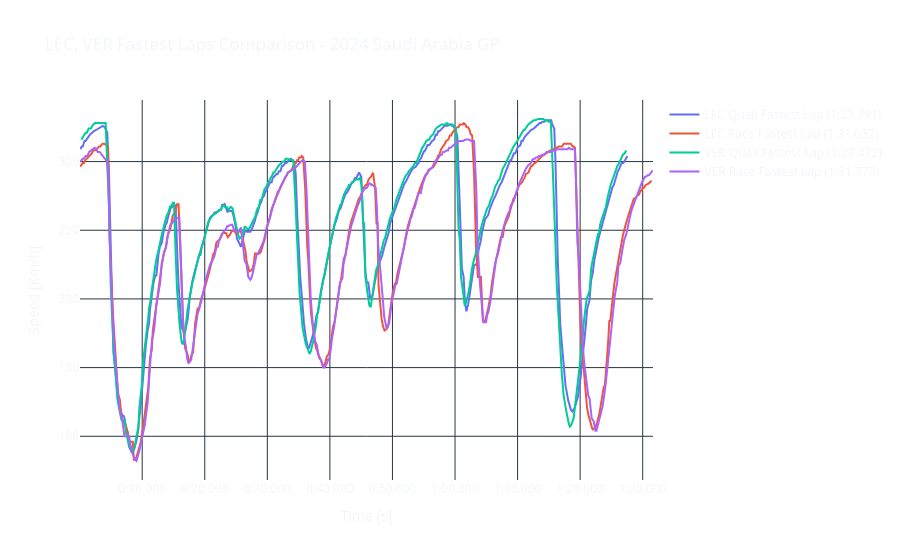

Source (notebook cell):
### Code cell
import fastf1
from fastf1 import get_session, plotting
import plotly.graph_objects as go

# Setup Fast F1 with your specified cache path
cache_path = r"C:\Users\moses_y\OneDrive\Desktop\ML Projects\F1 Trial"
fastf1.Cache.enable_cache(cache_path)
plotting.setup_mpl()

def format_timedelta(seconds):
    # Given total seconds, returns formatted string mm:ss.sss
    minutes = int(seconds // 60)
    seconds = seconds % 60
    return f"{minutes}:{seconds:06.3f}"

def plot_fastest_laps(year, grand_prix, session_quali, session_race, drivers):
    quali_session = get_session(year, grand_prix, session_quali)
    quali_session.load()
    
    race_session = get_session(year, grand_prix, session_race)
    race_session.load()
    
    fig = go.Figure()

    for driver in drivers:
        # Fetch and check qualifying data
        quali_fastest = quali_session.laps.pick_driver(driver).pick_fastest()
        if quali_fastest is not None and not quali_fastest.empty:
            quali_car_data = quali_fastest.get_car_data()
            quali_t = [t.total_seconds() for t in quali_car_data['Time']]
            quali_vCar = quali_car_data['Speed']
            quali_lap_time = format_timedelta(quali_fastest['LapTime'].total_seconds())
            fig.add_trace(go.Scatter(x=quali_t, y=quali_vCar, mode='lines', name=f'{driver} Quali Fastest Lap ({quali_lap_time})'))
        
        # Fetch and check race data
        race_fastest = race_session.laps.pick_driver(driver).pick_fastest()
        if race_fastest is not None and not race_fastest.empty:
            race_car_data = race_fastest.get_car_data()
            race_t = [t.total_seconds() for t in race_car_data['Time']]
            race_vCar = race_car_data['Speed']
            race_lap_time = format_timedelta(race_fastest['LapTime'].total_seconds())
            fig.add_trace(go.Scatter(x=race_t, y=race_vCar, mode='lines', name=f'{driver} Race Fastest Lap ({race_lap_time})'))

    # Define tick values for the x-axis (every 10 seconds)
    max_t = max(quali_t + race_t)
    tickvals = [i for i in range(0, int(max_t) + 10, 10)]
    ticktext = [format_timedelta(t) for t in tickvals]

    # Set plot layout with tick customization
    fig.update_layout(
        title=f'{", ".join(drivers)} Fastest Laps Comparison - {year} {grand_prix} GP',
        xaxis=dict(title='Time [s]', tickmode='array', tickvals=tickvals, ticktext=ticktext),
        yaxis=dict(title='Speed [Km/h]'),
        template='plotly_dark',
        plot_bgcolor='rgba(0, 0, 0, 0)',
        paper_bgcolor='rgba(0, 0, 0, 0)'
    )

    # Display the interactive plot
    fig.show()

# Example usage
plot_fastest_laps(2024, 'Saudi Arabia','Q','R', ['LEC', 'VER'])

### Figure 1 — Plotly figure (JSON) as saved in the notebook; plotly's stock layout.template omitted (floating-point values rounded to 4 significant figures; data arrays with more than 128 entries replaced by an {"elided": "..."} marker saying what was removed)
{"data": [{"mode": "lines", "name": "LEC Quali Fastest Lap (1:27.791)", "type": "scatter", "x": {"elided": "333 float values"}, "y": {"elided": "333 int values"}}, {"mode": "lines", "name": "LEC Race Fastest Lap (1:31.632)", "type": "scatter", "x": {"elided": "355 float values"}, "y": {"elided": "355 int values"}}, {"mode": "lines", "name": "VER Quali Fastest Lap (1:27.472)", "type": "scatter", "x": {"elided": "342 float values"}, "y": {"elided": "342 int values"}}, {"mode": "lines", "name": "VER Race Fastest Lap (1:31.773)", "type": "scatter", "x": {"elided": "357 float values"}, "y": {"elided": "357 int values"}}], "layout": {"paper_bgcolor": "rgba(0, 0, 0, 0)", "plot_bgcolor": "rgba(0, 0, 0, 0)", "title": {"text": "LEC, VER Fastest Laps Comparison - 2024 Saudi Arabia GP"}, "xaxis": {"tickmode": "array", "ticktext": ["0:00.000", "0:10.000", "0:20.000", "0:30.000", "0:40.000", "0:50.000", "1:00.000", "1:10.000", "1:20.000", "1:30.000", "1:40.000"], "tickvals": [0, 10, 20, 30, 40, 50, 60, 70, 80, 90, 100], "title": {"text": "Time [s]"}}, "yaxis": {"title": {"text": "Speed [Km/h]"}}}}
